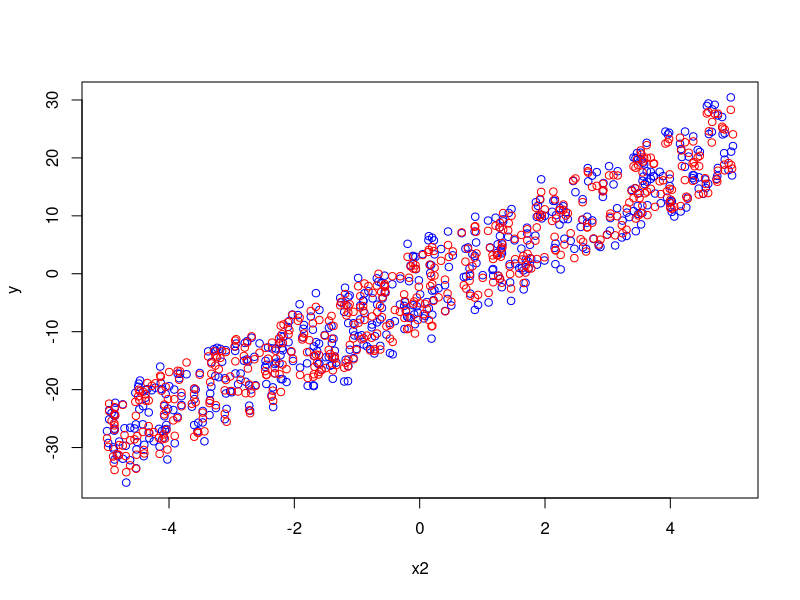
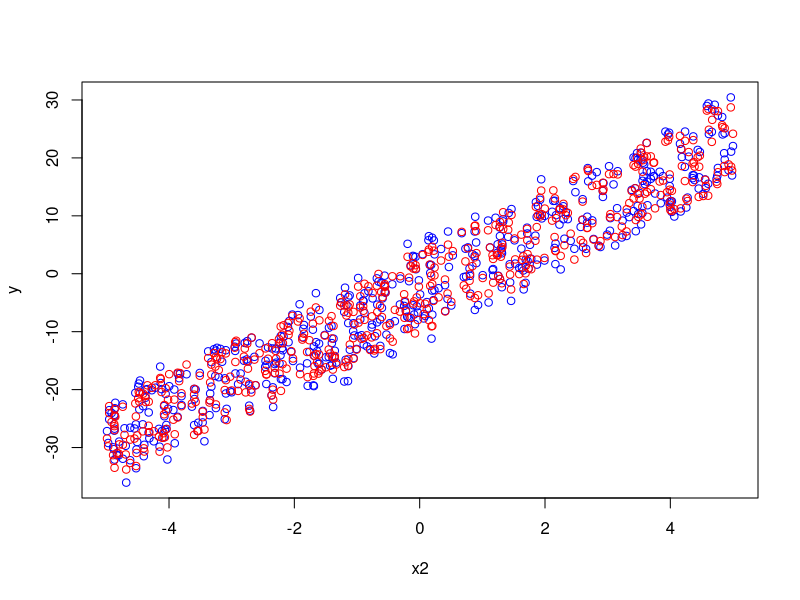

Write the R code that produced these figures, in order.
data <- read.csv("Datos_2D.csv", header = FALSE)
head(data)

# Ejemplo de un plano
M <- matrix(0, nrow = 3, ncol = 3)
b <- matrix(0, nrow = 3, ncol = 1)
n <- nrow(data)
x1 <- data[,1]
x2 <- data[,2]
y <- data[,3]

M[1,1] <- n
M[1,2] <- sum(x1)
M[1,3] <- sum(x2)
b[1,1] <- sum(y)

M[2,1] <- sum(x1)
M[2,2] <- sum(x1^2)
M[2,3] <- sum(x1*x2)
b[2,1] <- sum(y*x1)

M[3,1] <- sum(x2)
M[3,2] <- sum(x1*x2)
M[3,3] <- sum(x2^2)
b[3,1] <- sum(y*x2)

a <- solve(M, b)
y1 <- a[1,1] + a[2,1]*x1 + a[3,1]*x2

SSE1 <- sqrt(sum((y-y1)**2))
my <- mean(y)
vy <- sum((y-my)**2)
R21 <- 1-SSE1/vy
R21
id <- order(x2)

plot(x2, y, xlab = "x2", ylab = "y", col = "blue")
lines(x2[id], y1[id], col = "red", type = "p")

# Ejemplo de un plano con corelación
M <- matrix(0, nrow = 4, ncol = 4)
b <- matrix(0, nrow = 4, ncol = 1)
n <- nrow(data)
x1 <- data[,1]
x2 <- data[,2]
y <- data[,3]
M[1,1] <- n
M[1,2] <- sum(x1)
M[1,3] <- sum(x2)
M[1,4] <- sum(x1*x2)
b[1,1] <- sum(y)
M[2,1] <- sum(x1)
M[2,2] <- sum(x1^2)
M[2,3] <- sum(x1*x2)
M[2,4] <- sum(x1^2*x2)
b[2,1] <- sum(y*x1)
M[3,1] <- sum(x2)
M[3,2] <- sum(x1*x2)
M[3,3] <- sum(x2^2)
M[3,4] <- sum(x1*x2^2)
b[3,1] <- sum(y*x2)
M[4,1] <- sum(x1*x2)
M[4,2] <- sum(x1^2*x2)
M[4,3] <- sum(x2^2*x1)
M[4,4] <- sum((x1*x2)^2)
b[4,1] <- sum(y*x1*x2)
a <- solve(M, b)
y2 <- a[1,1] + a[2,1]*x1 + a[3,1]*x2 + a[4,1]*x1*x2
SSE2 <- sqrt(sum((y-y2)**2))
R22 <- 1-SSE2/vy
R22
id <- order(x2)

plot(x2, y, xlab = "x2", ylab = "y", col = "blue")
lines(x2[id], y2[id], col = "red", type = "p")